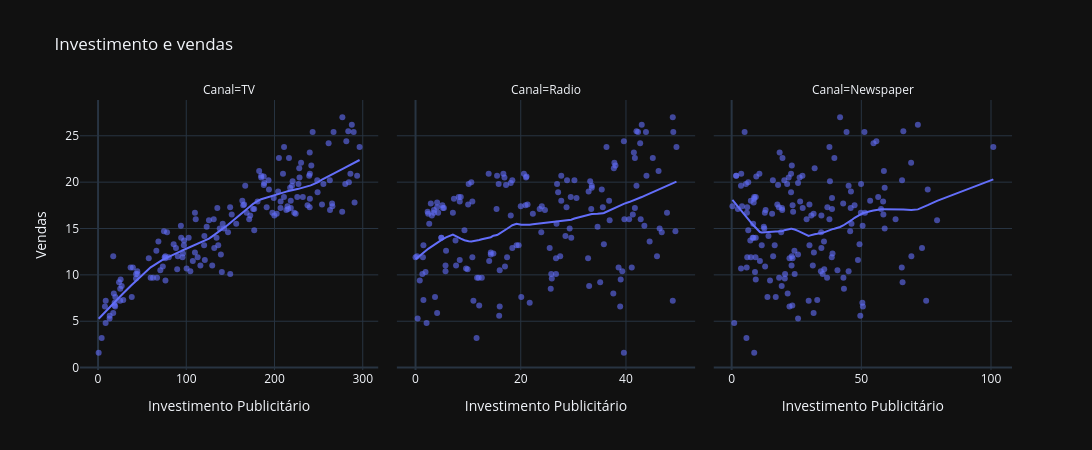

The notebook cell saved with this chart:
### Markdown cell above
### Investimentos por canal × vendas

A curva LOWESS resume tendências locais; não representa um modelo preditivo validado.

### Code cell
df_long = df_train.melt(
      id_vars='Sales'
    , value_vars=[  'TV'
                  , 'Radio'
                  , 'Newspaper'
            ]
    , var_name='Canal'
    , value_name='Investimento'
)

fig = px.scatter(
      df_long
    , x='Investimento'
    , y='Sales'
    , facet_col='Canal'
    , trendline='lowess'
    , trendline_options={'frac': 0.35}
    , title='Investimento e vendas'
    , labels={
              'Investimento': 'Investimento Publicitário'
            , 'Sales': 'Vendas'
        }
    , opacity=0.6
)

fig.update_xaxes(matches=None)

fig.update_layout(
      width=1100
    , height=450
)

fig.show()

### Figure 1 — Plotly figure (JSON) as saved in the notebook; plotly's stock layout.template omitted (floating-point values rounded to 4 significant figures; data arrays with more than 128 entries replaced by an {"elided": "..."} marker saying what was removed)
{"data": [{"hovertemplate": "Canal=TV<br>Investimento Publicitário=%{x}<br>Vendas=%{y}<extra></extra>", "legendgroup": "", "marker": {"color": "#636efa", "opacity": 0.6, "symbol": "circle"}, "mode": "markers", "name": "", "orientation": "v", "showlegend": false, "type": "scatter", "x": {"elided": "160 float values"}, "xaxis": "x", "y": {"elided": "160 float values"}, "yaxis": "y"}, {"hovertemplate": "<b>LOWESS trendline</b><br><br>Canal=TV<br>Investimento Publicitário=%{x}<br>Vendas=%{y} <b>(trend)</b><extra></extra>", "legendgroup": "", "marker": {"color": "#636efa", "symbol": "circle"}, "mode": "lines", "name": "", "showlegend": false, "type": "scatter", "x": {"elided": "160 float values"}, "xaxis": "x", "y": {"elided": "160 float values"}, "yaxis": "y"}, {"hovertemplate": "Canal=Radio<br>Investimento Publicitário=%{x}<br>Vendas=%{y}<extra></extra>", "legendgroup": "", "marker": {"color": "#636efa", "opacity": 0.6, "symbol": "circle"}, "mode": "markers", "name": "", "orientation": "v", "showlegend": false, "type": "scatter", "x": {"elided": "160 float values"}, "xaxis": "x2", "y": {"elided": "160 float values"}, "yaxis": "y2"}, {"hovertemplate": "<b>LOWESS trendline</b><br><br>Canal=Radio<br>Investimento Publicitário=%{x}<br>Vendas=%{y} <b>(trend)</b><extra></extra>", "legendgroup": "", "marker": {"color": "#636efa", "symbol": "circle"}, "mode": "lines", "name": "", "showlegend": false, "type": "scatter", "x": {"elided": "160 float values"}, "xaxis": "x2", "y": {"elided": "160 float values"}, "yaxis": "y2"}, {"hovertemplate": "Canal=Newspaper<br>Investimento Publicitário=%{x}<br>Vendas=%{y}<extra></extra>", "legendgroup": "", "marker": {"color": "#636efa", "opacity": 0.6, "symbol": "circle"}, "mode": "markers", "name": "", "orientation": "v", "showlegend": false, "type": "scatter", "x": {"elided": "160 float values"}, "xaxis": "x3", "y": {"elided": "160 float values"}, "yaxis": "y3"}, {"hovertemplate": "<b>LOWESS trendline</b><br><br>Canal=Newspaper<br>Investimento Publicitário=%{x}<br>Vendas=%{y} <b>(trend)</b><extra></extra>", "legendgroup": "", "marker": {"color": "#636efa", "symbol": "circle"}, "mode": "lines", "name": "", "showlegend": false, "type": "scatter", "x": {"elided": "160 float values"}, "xaxis": "x3", "y": {"elided": "160 float values"}, "yaxis": "y3"}], "layout": {"annotations": [{"font": {}, "showarrow": false, "text": "Canal=TV", "x": 0.16, "xanchor": "center", "xref": "paper", "y": 1, "yanchor": "bottom", "yref": "paper"}, {"font": {}, "showarrow": false, "text": "Canal=Radio", "x": 0.5, "xanchor": "center", "xref": "paper", "y": 1, "yanchor": "bottom", "yref": "paper"}, {"font": {}, "showarrow": false, "text": "Canal=Newspaper", "x": 0.84, "xanchor": "center", "xref": "paper", "y": 1, "yanchor": "bottom", "yref": "paper"}], "height": 450, "legend": {"tracegroupgap": 0}, "title": {"text": "Investimento e vendas"}, "width": 1100, "xaxis": {"anchor": "y", "domain": [0, 0.32], "title": {"text": "Investimento Publicitário"}}, "xaxis2": {"anchor": "y2", "domain": [0.34, 0.66], "title": {"text": "Investimento Publicitário"}}, "xaxis3": {"anchor": "y3", "domain": [0.68, 1.0], "title": {"text": "Investimento Publicitário"}}, "yaxis": {"anchor": "x", "domain": [0, 1], "title": {"text": "Vendas"}}, "yaxis2": {"anchor": "x2", "domain": [0, 1], "matches": "y", "showticklabels": false}, "yaxis3": {"anchor": "x3", "domain": [0, 1], "matches": "y", "showticklabels": false}}}
